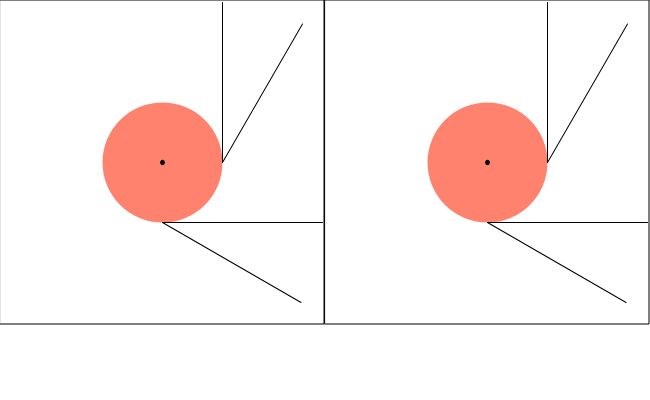
Frame 1 (no input)
Frame 60 (no input): identical to frame 1, image omitted
Frame 120 (the mouse pressed at the canvas centre since frame 60): identical to frame 1, image omitted

The p5.js sketch that drew this single still picture (run headless with seeded random() and noise() and a simulated clock; from frame 60 on, the mouse is pressed at the canvas centre):

// p5.js sketch
// ── sketch.js
var w;
var columns;
var rows;

var errorLog = 0;

var thetaSlider;
var thetaSliderIncrease;

// Color palette:
// http://paletton.com/#uid=33o0u0klllli7wIjJqNmXfTozar

function setup() {
  c = createCanvas(650, 400); // Set your canvas width, height

  // Build controls
  thetaSlider = createSlider(PI/6, PI, PI/6);
  noStroke();
  // Set rotation equal to PI/4 (45 degrees)
  theta = PI/4;

  // Number of tiles (across and down) within your canvas
  var N_ACROSS = 2;

  w = width/N_ACROSS;

  columns = floor(width/w);
  rows = floor(height/w);

  // lp = new LinePair(60, 0, 160, 3*PI/4);
  // lp1 = new LinePair(0, 60, 160, 3*PI/4);

  lp = new LinePair(60, 0, 160);
  lp1 = new LinePair(0, 60, 160);

}

function draw() {
  background(255);

  // Create grid (each row in a column gets created before moving to the next column)
  for ( var i = 0; i < columns;i++) {
    for ( var j = 0; j < rows;j++) {

      // Capture the tile centerpoint in an (x, y) p5.Vector object
      var tileCenter = createVector(i*w + w/2, j*w + w/2);

      // Geometry

      // Set variables to help design your inside shape

      // Draw tile borders
      push();
        stroke(0);
        // noStroke();
        noFill();
        rect(i*w, j*w, w-1, w-1);
      pop();

      // Create circle that encloses square
      push();
        translate(tileCenter.x, tileCenter.y);

        fill(255, 130, 111);
        // noStroke();

        // ellipse(0, 0, sqrt(2) * rw);
        // rectMode(CENTER);
        // rotate(PI/4);
        // rect(0, 0, w/sqrt(2), w/sqrt(2));
        // stroke(0);
        // line(0, 0, 50, 0);

        // rotate(3*PI/4);
        // line(0, 0, 50, 0);
        ellipse(0, 0, 120);
        stroke(0);
        // line(0, 0, 60, 0);
        push();
          translate(60, 60);
          rotate(-PI/2);
          lp.draw(thetaSlider.value());
        pop();
        lp1.draw(thetaSlider.value());
      pop();

      // Dot in tile center
      push();
        translate(tileCenter.x, tileCenter.y);
        rectMode(CENTER);
        rotate(PI/4);
        fill(0);
        // noStroke();
        ellipse(0, 0, 5);
      pop();

      // Help yourself with by printing some variables to the console log
      if (errorLog < 3) {
        console.log("tileCenter.x: ", tileCenter.x, " tileCenter.y: ", tileCenter.y);
        console.log("w/2: ", w/2);
        errorLog += 1;
      }
    }
  }
}

function LinePair(x, y, l) {
  this.draw = function(theta) {
    push();
      translate(x, y);
      stroke(0);
      line(0, 0, l, 0);
      rotate(theta);
      line(0, 0, l, 0);
    pop();
  }
}
